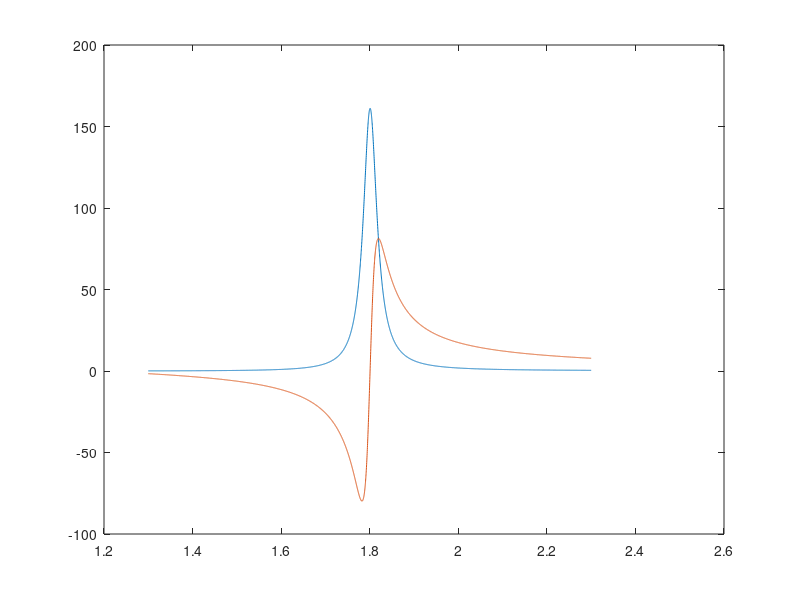

MATLAB code to generate this figure: (Note: this script raises an error after producing the figure.)
close all; clear; clc; addpath(genpath(fullfile([pwd '\Uni' '\grad' '\NKA' '\project1'])))
% s = settings;
% s.matlab.appearance.figure.GraphicsTheme.TemporaryValue = "light";
% universal constants
c = 299792458;
mu0 = 4*pi*1e-7;
% resonant frequency
f_r = 1.8e9;
lambda0 = c/f_r;
k0 = 2*pi/lambda0;

%% 1 Patch antenna TLM (Transmission Line Model) design
% copper cladding
t = 35e-6;
sigma = 5.6e7;
% substrate DICLAD
h = 1.5e-3;
epsR = 2.6;
tand = 0.0022;
% computational parameters
fSpan = 1e9;                                    % frequency plots span
Nfpoints = 5e3+1;                               % number of freq. points
f = linspace(f_r-fSpan/2, f_r+fSpan/2, Nfpoints);
NLpoints = 5e3;                                 % number of length points

% 1.1
% antenna dimensions
W = c./(2*f)*sqrt(2/(epsR+1));
epsR_eff = (epsR+1)/2+(epsR-1)/2*(1+12*h./W).^(-1/2);
deltaL = 0.412*h.*(((epsR_eff+0.3).*(W/h+0.264))./((epsR_eff-0.258).*(W/h+0.813)));
L_eff = c./(2*f.*sqrt(epsR_eff));
L = L_eff-2*deltaL;
fprintf('1.1\n----\n')
fprintf('f_r = %.2f GHz\n', f_r*1e-9)
fprintf('W(f=f_r) = %.2f mm\n', W(f==f_r)*1e3)
fprintf('L(f=f_r) = %.2f mm\n', L(f==f_r)*1e3)

% 1.2
% radiating slot admittance Y_s = G + iB
G = W/(120*lambda0)*(1-(k0*h)^2/24);            % for h/lambda0 < 1/10
B = W/(120*lambda0)*(1-0.636*log(k0*h));        % for 0.35 < W/lambda0 < 2
Y_s = G + 1i*B;
Z_s = 1./Y_s;

% characteristic impedance Z_c of a microstrip
if W/h <= 1
    Z_c = 60/sqrt(epsR_eff)*log(8*h/W+W/(4*h));
else
    Z_c = 120*pi./(sqrt(epsR_eff).*(W/h+1.393+0.667*log(W/h+1.444)));
end

% input impedance Z_in as a function of:
% L ... position of the feeding point from the edge of the antenna,
% f ... operating frequency
beta = 2*pi*sqrt(epsR_eff)/lambda0;
[L1, L2, Z1, Z2] = deal(zeros(NLpoints, Nfpoints));
for fi = 1:Nfpoints
    L1(:,fi) = linspace(0, L(fi), NLpoints);
    L2(:,fi) = L(fi) - L1(:, fi);
    Z1(:,fi) = Z_c(fi).*(Z_s(fi)+1i*Z_c(fi).*tan(beta(fi).*L1(:,fi)))./(Z_c(fi)+1i.*Z_s(fi).*tan(beta(fi).*L1(:,fi)));
    Z2(:,fi) = Z_c(fi).*(Z_s(fi)+1i*Z_c(fi).*tan(beta(fi).*L2(:,fi)))./(Z_c(fi)+1i.*Z_s(fi).*tan(beta(fi).*L2(:,fi)));
end
Z_in = 1./(1./Z1+1./Z2);

% input impedance frequency plot for L1 == 0 mm
figure('Name', 'Input impedance of an edge-fed antenna')
plot(f*1e-9, real(Z_in(1,:)))
hold on
plot(f*1e-9, imag(Z_in(1,:)))
xline(f_r*1e-9, '-.')
yline(0)
hold off
axis tight
grid on
grid minor
xlabel('Frequency [GHz]')
ylabel('[\Omega]')
legend('R_{in}', 'X_{in}')
% title('Input impedance of an edge-fed antenna')

% module of reflection coefficient frequency plot for L1 == 0 mm
figure('Name', 'Reflection coefficient of an edge-fed antenna')
plot(f*1e-9, 20*log10(abs((50-Z_in(1,:))./(50+Z_in(1,:)))))
hold on
xline(f_r*1e-9, '-.')
hold off
axis tight
grid on
grid minor
xlabel('Frequency [GHz]')
ylabel('|\Gamma| [dB]')
% title('Reflection coefficient of an edge-fed antenna')

% 1.3
% input impedance for L1 == 0 mm && f == f_r
fprintf('\n1.3\n----\n')
fprintf('Z_in(L1=0,f=f_r) = %.2f%+.2fi Ohm\n', real(Z_in(1,f==f_r)), imag(Z_in(1,f==f_r)))

% input impedance feeding point position plot
figure('Name', 'Input impedance at resonance of an offset-fed antenna')
plot(L1(:,f==f_r)/L(f==f_r), real(Z_in(:,f==f_r)))
hold on
plot(L1(:,f==f_r)/L(f==f_r), imag(Z_in(:,f==f_r)))
line = yline(50, '--', '50');
line.LabelVerticalAlignment = 'bottom';
hold off
axis tight
grid on
grid minor
xlabel('L_1/L [-]')
ylabel('[\Omega]')
legend('R_{in}', 'X_{in}', 'Location', 'southeast')
% title('Input impedance at resonant frequency')

% find L for which R_in is approx. 50 Ohm at f == f_r
[R_match, l_match] = min(abs(real(Z_in(:,f==f_r))-50));
R_match = R_match + 50;
disp(['L_match = ' num2str(round(L1(l_match,f==f_r)*1e3, 2)) ' mm'])
% disp(['R_match = ' num2str(round(R_match, 2)) ' Ohm'])

% input impedance frequency plot for L == L_match
figure('Name', 'Input impedance of a matched antenna')
plot(f*1e-9, real(Z_in(l_match,:)))
hold on
plot(f*1e-9, imag(Z_in(l_match,:)))
xline(f_r*1e-9, '-.')
hold off
axis tight
grid on
grid minor
xlabel('Frequency [GHz]')
ylabel('[\Omega]')
legend('R_{in}', 'X_{in}')
% title('Input impedance of a matched antenna')

% module of reflection coefficient frequency plot for L == L_match
figure('Name', 'Reflection coefficient of a matched antenna')
Gamma_match_dB = 20*log10(abs((50-Z_in(l_match,:))./(50+Z_in(l_match,:))));
plot(f*1e-9, Gamma_match_dB)
hold on
xline(f_r*1e-9, '-.')
hold off
axis tight
grid on
grid minor
xlabel('Frequency [GHz]')
ylabel('|\Gamma| [dB]')
% title('Reflection coefficient of a matched antenna')

% 1.4
% Q-factor defined as the ratio of energy accumulated in cavity over
% energy lost in materials
Q_d = 1/tand;                                   % dielectric
Q_c = sqrt(pi*f_r*mu0*sigma*t);                 % conductor
Q_r = c*sqrt(epsR)/(4*f_r*h);                   % radiation
Q_t = 1/(1/Q_d+1/Q_c+1/Q_r);                    % total

% analytical formula for bandwidth of VSWR < 2
% BW = (VSWR-1)/(Q_t*sqrt(VSWR))
BW_analytic = 1/(Q_t*sqrt(2))*100;
fprintf('\n1.4\n----\n')
fprintf('Analytically: BW(VSWR<2) = %.2f %%\n', BW_analytic)

% determine BW(VSWR<2) (|Gamma(VSWR=2)| = -9.54 dB) from computed |Gamma|
[~, f_VSWR2] = min(abs(Gamma_match_dB+9.54));
BW_numeric = abs(Nfpoints-2*f_VSWR2)/Nfpoints*100;
fprintf('Numerically:  BW(VSWR<2) = %.2f %%\n', BW_numeric)

% 1.5
% evaluate BW(VSWR<2) according to the analytical formula for commonly
% manufactured ranges of values of h and epsR
hRange = 0.5e-3:0.1e-3:5e-3;
epsRRange = 1:0.1:10;
Q_d = 1/tand;
Q_c = sqrt(pi*f_r*mu0*sigma*t);
Q_r = zeros(length(epsRRange), length(hRange));
for i = 1:length(epsRRange)
    Q_r(i,:) = c*sqrt(epsRRange(i))./(4*f_r*hRange(:));
end
Q_t = 1./(1/Q_d+1/Q_c+1./Q_r);
BW_analytic = 1./(Q_t*sqrt(2))*100;

figure('Name', ['Antenna bandwidth (VSWR < 2) for epsR = ' num2str(epsR)])
plot(hRange*1e3, BW_analytic(epsRRange==epsR,:))
line = xline(h*1e3, '--', 'h');
line.LabelVerticalAlignment = 'bottom';
axis tight
grid on
grid minor
xlabel('h [mm]')
ylabel('BW(VSWR<2) [%]')
% title(['Antenna bandwidth of VSWR < 2 for epsR = ' num2str(epsR)])

figure('Name', ['Antenna bandwidth (VSWR < 2) for h = ' num2str(h*1e3) ' mm'])
plot(epsRRange, BW_analytic(:,hRange==h))
line = xline(epsR, '--', 'epsR');
line.LabelVerticalAlignment = 'bottom';
axis tight
grid on
grid minor
xlabel('epsR [-]')
ylabel('BW(VSWR<2) [%]')
% title(['Antenna bandwidth of VSWR < 2 for h = ' num2str(h*1e3) ' mm'])

% 1.6
theta = linspace(-pi/2, pi/2, 180);
F_E = sin(k0*h/2.*cos(theta))./(k0*h/2.*cos(theta)).*cos(k0*L_eff(f==f_r)/2.*sin(theta));
F_H = cos(theta).*sin(k0*h/2.*cos(theta))./(k0*h/2.*cos(theta)).*sin(k0*W(f==f_r)/2.*sin(theta))./(k0*W(f==f_r)/2.*sin(theta));

figure('Name', 'Normalized elevation field pattern')
polaraxes( ...
    'RLim', [-40 0], ...
    'ThetaLim', [-90 90], ...
    'thetadir', 'clockwise', ...
    'thetazerolocation', 'top');
hold on
polarplot(theta, 10*log10(F_E)/max(F_E))
hold off
% title('Normalized elevation field pattern')

figure('Name', 'Normalized azimuthal field pattern')
polaraxes( ...
    'RLim', [-40 0], ...
    'ThetaLim', [-90 90], ...
    'thetadir', 'clockwise', ...
    'thetazerolocation', 'top');
hold on
polarplot(theta, 10*log10(F_H)/max(F_H))
hold off
% title('Normalized azimuthal field pattern')

%% 2 Patch antenna measurement
S11_4mm = sparameters(fullfile('data', '01 PATCH.S1P'));
S11_16mm = sparameters(fullfile('data', '03 PATCH.S1P'));
S11_28mm = sparameters(fullfile('data', '05 PATCH.S1P'));
fMeas = S11_4mm.Frequencies;
% NfpointsMeas = length(fMeas);
% S11_4mm = squeeze(S11_4mm.Parameters);
% S11_16mm = squeeze(S11_16mm.Parameters);
% S11_28mm = squeeze(S11_28mm.Parameters);

L4mm = find(round(L1(:,f==f_r),3)==4e-3);
L4mm = L4mm(ceil(end/2));
L16mm = find(round(L1(:,f==f_r),3)==16e-3);
L16mm = L16mm(ceil(end/2));
L26mm = find(round(L1(:,f==f_r),3)==26e-3);
L26mm = L26mm(ceil(end/2));

figure(11)
rfplot(S11_4mm)
% rfplot(patch16mm)
% rfplot(patch28mm)
hold on
plot(f*1e-9, 20*log10(abs((50-Z_in(L4mm,:))./(50+Z_in(L4mm,:)))))
hold off
xlabel('Frequency [GHz]')
ylabel('|S_{11}| [dB]')
legend('Measured data', 'TLM', 'Location', 'southeast')
title('')

%% Functions

function Z_in = impedanceTLM(epsR, h, W, L, L1, f)
    lambda0 = c./f;
    k0 = 2*pi./lambda0;
    epsR_eff = (epsR+1)/2+(epsR-1)/2*(1+12*h./W).^(-1/2);

    % radiating slot admittance Y_s = G + iB
    G = W/(120*lambda0)*(1-(k0*h)^2/24);            % for h/lambda0 < 1/10
    B = W/(120*lambda0)*(1-0.636*log(k0*h));        % for 0.35 < W/lambda0 < 2
    Y_s = G + 1i*B;
    Z_s = 1./Y_s;
    
    % characteristic impedance Z_c of a microstrip
    if W/h <= 1
        Z_c = 60/sqrt(epsR_eff)*log(8*h/W+W/(4*h));
    else
        Z_c = 120*pi./(sqrt(epsR_eff).*(W/h+1.393+0.667*log(W/h+1.444)));
    end

    % input impedance Z_in as a function of:
    % L ... position of the feeding point from the edge of the antenna,
    % f ... operating frequency
    beta = 2*pi*sqrt(epsR_eff)/lambda0;
    L2 = L - L1;
    Z1 = Z_c.*(Z_s+1i*Z_c.*tan(beta*L1))./(Z_c+1i.*Z_s.*tan(beta*L1));
    Z2 = Z_c.*(Z_s+1i*Z_c.*tan(beta*L2))./(Z_c+1i.*Z_s.*tan(beta*L2));
    Z_in = 1./(1./Z1+1./Z2);
end